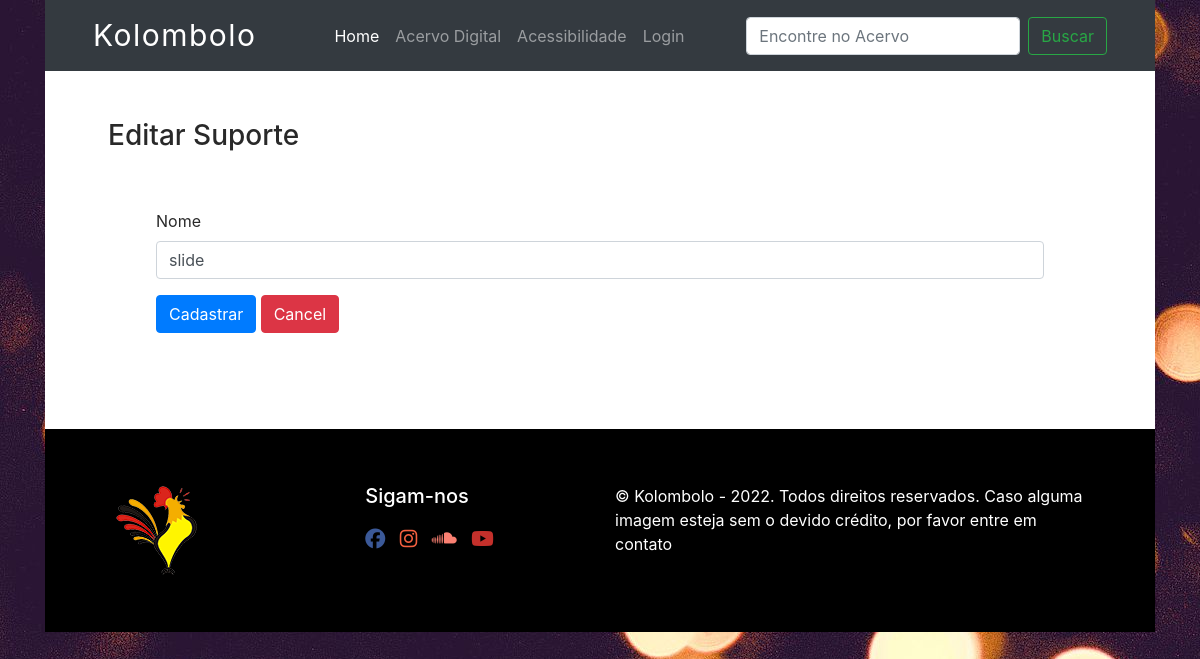
/edit-suporte/2, run on an earlier commit of the app's database.
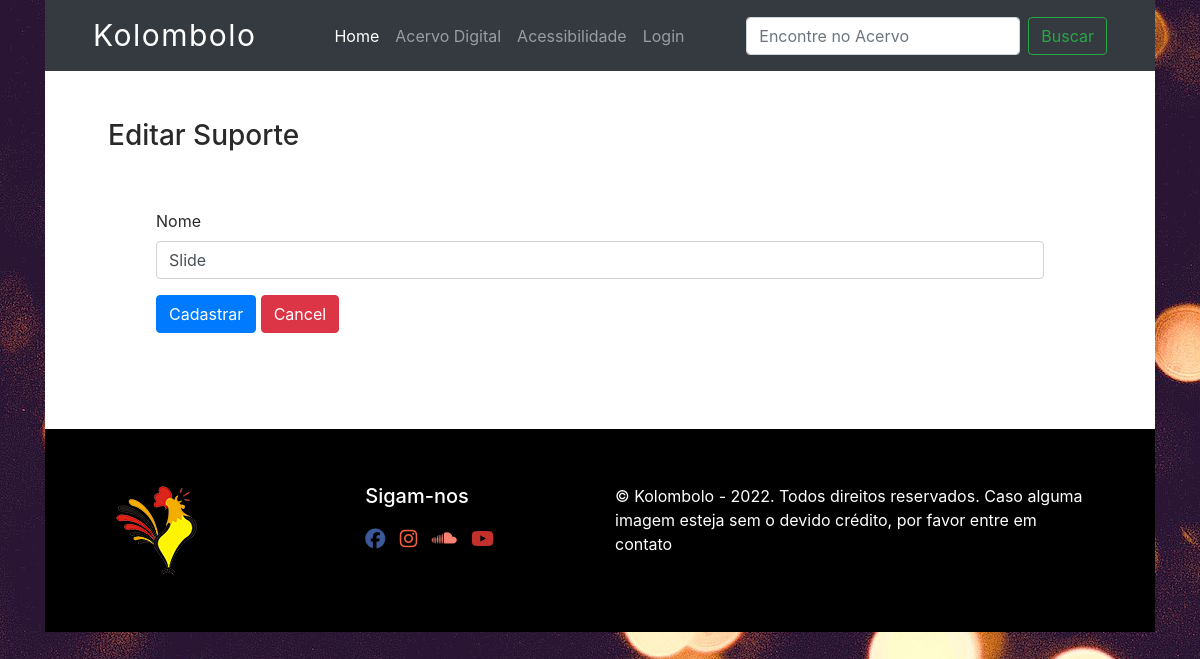
And on a later commit of the database.
### database.py (models this page shows, shortened)
class Suporte(Base):
    __tablename__='suporte'
    id=Column(Integer(), primary_key=True, autoincrement=True)
    name=Column(String(80), nullable=False, unique=True)

### app.py (the view, shortened to what this page needs)
@app.route("/edit-suporte/<int:suporte_id>", methods=["GET", "POST"])
def edit_suporte(suporte_id):
    suporte = local_session.query(Suporte).get(suporte_id)
    edit_suporte = SuporteForm(
        name=suporte.name
    )
    return render_template("suporte.html", form=edit_suporte, is_edit=True)

### forms.py
class SuporteForm(FlaskForm):
    name = StringField("Nome", validators=[DataRequired(MENSAGEM_PADRAO)])
    submit = SubmitField("Cadastrar")

### templates/suporte.html (shortened to what this page needs)
{% extends "base.html" %}
{% import "bootstrap/wtf.html" as wtf %}
{% block content %}
<div class="container px-5">
  {% if is_edit: %}
      <h3>Editar Suporte</h3>
      {% else: %}
      <h3>Cadastro Suporte</h3>
  {% endif %}
  <div class="container p-5">
    <form class="form form-horizontal" method="post" role="form">
      {{ wtf.form_field(form.name) }}
      {{ wtf.form_field(form.submit, button_map={"submit": "primary"}) }}
      <a href="/suporte-admin" class="btn btn-danger">Cancel</a>
    </form>
  </div>
</div>
{% endblock %}

What changed in the data, as far as the page shows it:
changed Suporte: name "slide" → "Slide"
